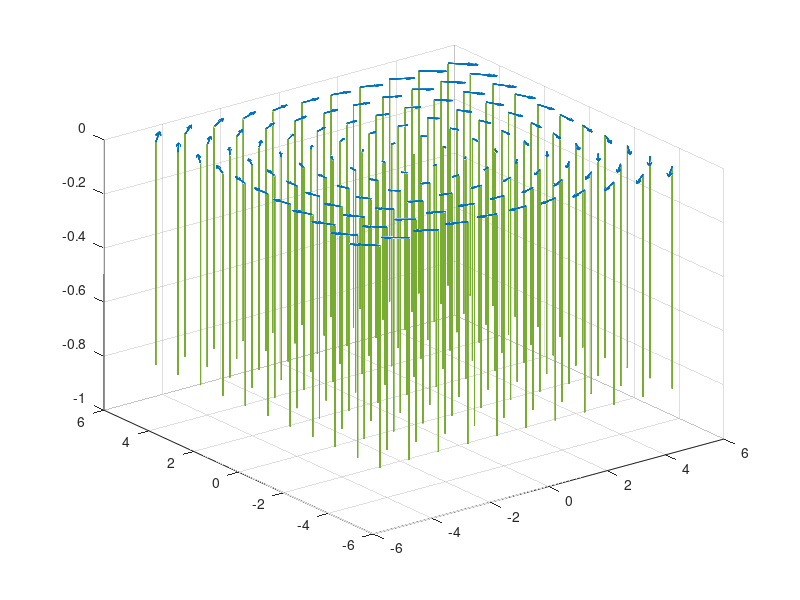

Write MATLAB code to recreate this figure.
clear

%% numerical calculation
% be careful with the difference methode
% enought points must be considered for the numerical calculation

ia = -5
ie = 5; 
[x1,x2,x3] = meshgrid(ia:1:ie,ia:1:ie,ia:1:ie);
x3 = x3.*0

u1 = x2
u2 = -x1
u3 = x1.*0

% u1 = 2*x1 .^2 .* x2 + x1 .* x2 .^ 2
% u2 = x1 .^2 - x2
% u3 = x1.*0
quiver3(x1,x2,x3,u1,u2,u3);
hold on

[curlx,curly,curlz,cav] = curl(u1,u2,u3);
curlz
quiver3( x1,x2,x3,curlx,curly,curlz)

% % symbolish calculation
% syms x1 x2 x3
% u = [2*x1^2*x2+x1*x2^2, x1^2-x2, 0]
% x = [x1, x2, x3]
% curl(u,x)
% % 2*x1 - 2*x1*x2 - 2*x1^2
% 
% x1 = ia:1:ie
% x2 = ia:1:ie
% [X1,X2] = meshgrid(x1,x2)
% Z = 2.*X1 - 2.*X1.*X2 - 2.*X1.^2
